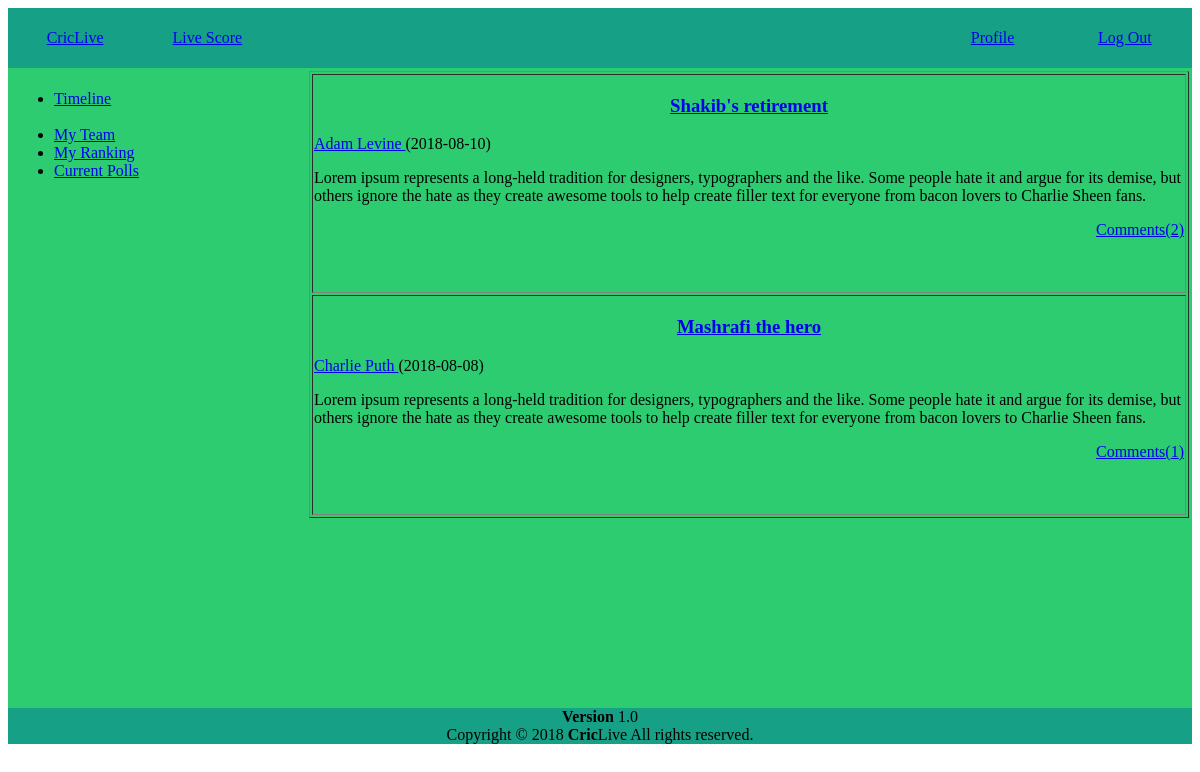
The app's page /user/user.php (signed in) with its own data.
### tables this page shows
CREATE TABLE `post` (
  `post_id` int(255) NOT NULL,
  `user_id` varchar(1000) NOT NULL,
  `headline` varchar(1000) NOT NULL,
  `text` varchar(10000) NOT NULL,
  `date` date NOT NULL,
  `time` varchar(100) NOT NULL,
  `image` varchar(100) NOT NULL
);

CREATE TABLE `editor` (
  `id` varchar(100) NOT NULL,
  `password` varchar(100) NOT NULL,
  `name` varchar(100) NOT NULL,
  `email` varchar(100) NOT NULL,
  `country` varchar(100) NOT NULL,
  `date` varchar(100) NOT NULL
);

### user/user.php (the view, shortened to what this page needs)
<!DOCTYPE html>
<html>
<head>
    <link rel="stylesheet" type="text/css" href="../css/style.css">
</head>
<body>
    <table width="100%" id="headerstyle" style="color:green;" height="50px">
        <tr >
            <td width="10%"><a href="user.php"><center>CricLive</center></a></td>
            <td width="10%" style="color:green;"><a href="viewScore.php"><center>Live Score</center></a></td>
            <td width="50%"></td>
            <td width="10%"><a href="profile.php"><center>Profile</center></a></td>
            <td width="10%"><a href="logout.php"><center>Log Out</center></a></td>
        </tr>
    </table >
    <table id="mainframe"width="100%" height="640px">
        <tr>
            <td  width="20%" valign="top">
                <table  width="100%" border="0">
                    <tr>
                        <center>
                            <td>
                                <ul>
                                <li><a href="#">Timeline</a></li>
                                <br>
                                <li><a href="myTeam.php"> My Team</a></li>
                                <li><a href="ranking.php"> My Ranking</a></li>
                                <li><a href="poll.php"> Current Polls </a></li>
                              </ul>
                            </td>
                        </center>
                    </tr>
                </table>
            </td>
            <td  width="5%"></td>
            <td width="75%" valign="top">
                <table  width="100%" border="1">
                    <?php
                        $conn = mysqli_connect('localhost', 'root', '', 'criclive');
                        $sql= "SELECT * FROM `post` ORDER BY `date` DESC";
                        $result = mysqli_query($conn, $sql);
                        while($row = mysqli_fetch_assoc($result)){
                            $str = 'editorProfile.php?id='. $row['user_id'];
                            $str3 = 'userPost.php?id='. $row['post_id'];
                            $sql2= "SELECT * from `editor` where id='".$row['user_id']."'";
                            $result2 = mysqli_query($conn, $sql2);
                            $name=null;
                            while($row2 = mysqli_fetch_assoc($result2))
                            {
                                $name = $row2['name'];
                            }
                            $sql5= "SELECT * from `comment` where post_id='".$row['post_id']."'";
                            $result5 = mysqli_query($conn, $sql5);
                            $comment = mysqli_num_rows($result5);
                    ?>
                        <tr> <td>
                            <a href='<?=$str3?>'><center><h3><?=$row['headline']?></h3></center></a>
                            <a href='<?=$str?>' > <?=$name?> </a>
                            <span>(<?=$row['date']?>)</span>
                              <p>
                                <?=$row['text']?>
                              </p>
                            <a href='<?=$str3?>' ><p style="text-align: right;">Comments(<?=$comment?>)</p></a>
                                <br><br>
                            </td> </tr>
                        <?php
                        }
                    ?>
                </table>
            </td>
        </tr>
    </table>
    <?php include 'footer.php';?>
</body>
</html>

### css/style.css (style rules this page uses)
#headerstyle { background-color: #16a085; height: 60px; padding-bottom: -20px; }
#mainframe { background-color: #2ecc71 ; border: 0px; }

### records on screen
post: headline "Shakib's retirement", editor.name "Adam Levine", date "2018-08-10", text "Lorem ipsum represents a long-held tradition for designers, typographers and the like. Some people hate it and argue for its demise, but others ignore the hate as they create awesome tools to help create filler text for everyone from bacon lovers to Charlie Sheen fans.", comment "2"
post: headline "Mashrafi the hero", editor.name "Charlie Puth", date "2018-08-08", text "Lorem ipsum represents a long-held tradition for designers, typographers and the like. Some people hate it and argue for its demise, but others ignore the hate as they create awesome tools to help create filler text for everyone from bacon lovers to Charlie Sheen fans.", comment "1"
